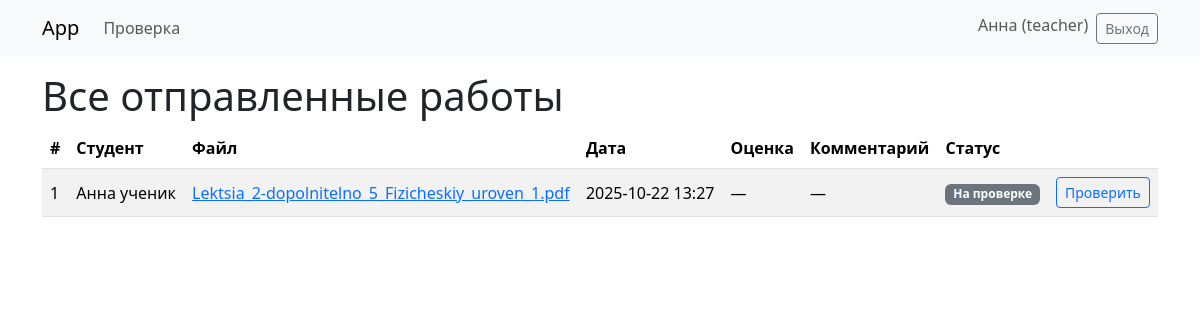
Before: /submissions/all (signed in) with the older database file.
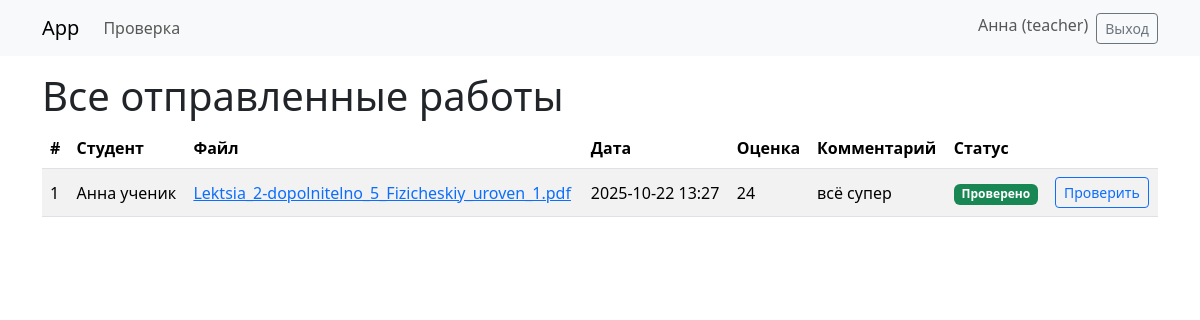
After: the same page with the newer database file.
### models.py (models this page shows, shortened)
class User(db.Model, UserMixin):
    __tablename__ = 'users'
    id = db.Column(db.Integer, primary_key=True)
    email = db.Column(db.String(255), unique=True, nullable=False)
    name = db.Column(db.String(200), nullable=False)
    password_hash = db.Column(db.String(255), nullable=False)
    role = db.Column(db.String(16), nullable=False, default='student')  # 'student' | 'teacher'
    created_at = db.Column(db.DateTime, default=datetime.utcnow, nullable=False)

class Submission(db.Model):
    __tablename__ = 'submissions'
    id = db.Column(db.Integer, primary_key=True)
    student_id = db.Column(db.Integer, db.ForeignKey('users.id'), nullable=False)
    teacher_id = db.Column(db.Integer, db.ForeignKey('users.id'), nullable=False)
    stored_filename = db.Column(db.String(300), nullable=False)
    original_filename = db.Column(db.String(255), nullable=False)
    submitted_at = db.Column(db.DateTime, default=datetime.utcnow, nullable=False)
    status = db.Column(db.String(16), default='submitted', nullable=False)  # 'submitted' | 'reviewed'
    grade = db.Column(db.Integer)
    feedback = db.Column(db.Text)
    student = db.relationship('User', foreign_keys=[student_id])
    teacher = db.relationship('User', foreign_keys=[teacher_id])

### submissions.py (the view)
@submissions_bp.route('/submissions/all')
@login_required
@roles_required('teacher')
def all_submissions():
    items = (
        Submission.query
        .filter(Submission.teacher_id == current_user.id)
        .order_by(Submission.submitted_at.desc())
        .all()
    )
    return render_template('all_submissions.html', items=items)

### models.py (called while the page is built)
@login_manager.user_loader
def load_user(user_id):
    return User.query.get(int(user_id))

### templates/all_submissions.html (shortened to what this page needs)
{% extends 'base.html' %}
{% block content %}
<h1>Все отправленные работы</h1>
<table class="table table-striped align-middle">
  <thead>
    <tr>
      <th>#</th>
      <th>Студент</th>
      <th>Файл</th>
      <th>Дата</th>
      <th>Оценка</th>
      <th>Комментарий</th>
      <th>Статус</th>
      <th></th>
    </tr>
  </thead>
  <tbody>
    {% for s in items %}
      <tr>
        <td>{{ loop.index }}</td>
        <td>{{ s.student.name }}</td>
        <td>
          <a href="{{ url_for('submissions.uploaded_file', filename=s.stored_filename) }}" class="link-primary">
            {{ s.original_filename }}
          </a>
        </td>
        <td>{{ s.submitted_at.strftime("%Y-%m-%d %H:%M") }}</td>
        <td>{{ s.grade or '—' }}</td>
        <td>{{ s.feedback or '—' }}</td>
        <td>
          {% if s.status == 'reviewed' %}
            <span class="badge bg-success">Проверено</span>
          {% else %}
            <span class="badge bg-secondary">На проверке</span>
          {% endif %}
        </td>
        <td>
          <a href="{{ url_for('submissions.review_submission', sid=s.id) }}" class="btn btn-sm btn-outline-primary">
            Проверить
          </a>
        </td>
      </tr>
    {% endfor %}
  </tbody>
</table>
{% endblock %}

### templates/base.html (shortened to what this page needs)
<!doctype html>
<html lang="ru">
<head>
  <link href="https://cdn.jsdelivr.net/npm/bootstrap@5.3.2/dist/css/bootstrap.min.css" rel="stylesheet">
</head>
<body>
<nav class="navbar navbar-expand-lg navbar-light bg-light mb-3">
  <div class="container">
    <a class="navbar-brand" href="{{ url_for('index') }}">App</a>
    <div class="collapse navbar-collapse" id="navbarNav">
      <ul class="navbar-nav me-auto">
        {% if current_user.role == 'teacher' %}
          <li class="nav-item"><a class="nav-link" href="{{ url_for('submissions.all_submissions') }}">Проверка</a></li>
        {% endif %}
      </ul>
      <ul class="navbar-nav">
        {% if current_user.is_authenticated %}
          <li class="nav-item">
            <span class="navbar-text me-2">{{ current_user.name }} ({{ current_user.role }})</span>
          </li>
          <li class="nav-item">
            <a class="btn btn-outline-secondary btn-sm" href="{{ url_for('auth.logout') }}">Выход</a>
          </li>
        {% endif %}
      </ul>
    </div>
  </div>
</nav>
<div class="container">
  {% block content %}{% endblock %}
</div>
</body>
</html>

Changed rows visible on the page:
changed Submission "Lektsia_2-dopolnitelno_5_Fizicheskiy_uroven_1.pdf": grade "—" → "24"; feedback "—" → "всё супер"; status "На проверке" → "Проверено"
